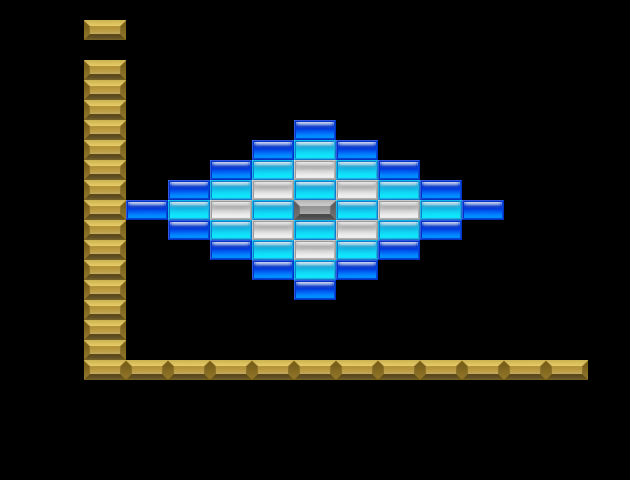

Tiled map render using the project's own tile images. Description and the map definition, with tile-layer contents summarised, below:
An orthogonal 15x24 tile map with 42x20 px tiles, 10 tile layers (red, yellow, blue, green, ...).

<map version="1.5" tiledversion="1.7.2" orientation="orthogonal" renderorder="left-down" width="15" height="24" tilewidth="42" tileheight="20" infinite="0" nextlayerid="12" nextobjectid="1">
 <tileset firstgid="1" name="sprites" tilewidth="42" tileheight="20" spacing="16" tilecount="420" columns="15">
  <image source="sprites/Mobile - Arkanoid iOS - General Sprites.png" width="880" height="1024" />
 </tileset>
 <layer id="1" name="red" width="15" height="24">
  <data>[360 cells, 0 non-empty, 0 distinct tile ids]</data>
 </layer>
 <layer id="2" name="yellow" width="15" height="24">
  <data>[360 cells, 0 non-empty, 0 distinct tile ids]</data>
 </layer>
 <layer id="3" name="blue" width="15" height="24">
  <data>[360 cells, 16 non-empty, 1 distinct tile ids]</data>
 </layer>
 <layer id="5" name="green" width="15" height="24">
  <data>[360 cells, 0 non-empty, 0 distinct tile ids]</data>
 </layer>
 <layer id="9" name="white" width="15" height="24">
  <data>[360 cells, 8 non-empty, 1 distinct tile ids]</data>
 </layer>
 <layer id="10" name="orange" width="15" height="24">
  <data>[360 cells, 0 non-empty, 0 distinct tile ids]</data>
 </layer>
 <layer id="11" name="cyan" width="15" height="24">
  <data>[360 cells, 16 non-empty, 1 distinct tile ids]</data>
 </layer>
 <layer id="6" name="silver" width="15" height="24">
  <data>[360 cells, 1 non-empty, 1 distinct tile ids]</data>
 </layer>
 <layer id="7" name="gold" width="15" height="24">
  <data>[360 cells, 28 non-empty, 1 distinct tile ids]</data>
 </layer>
 <layer id="8" name="magenta" width="15" height="24">
  <data>[360 cells, 0 non-empty, 0 distinct tile ids]</data>
 </layer>
</map>
